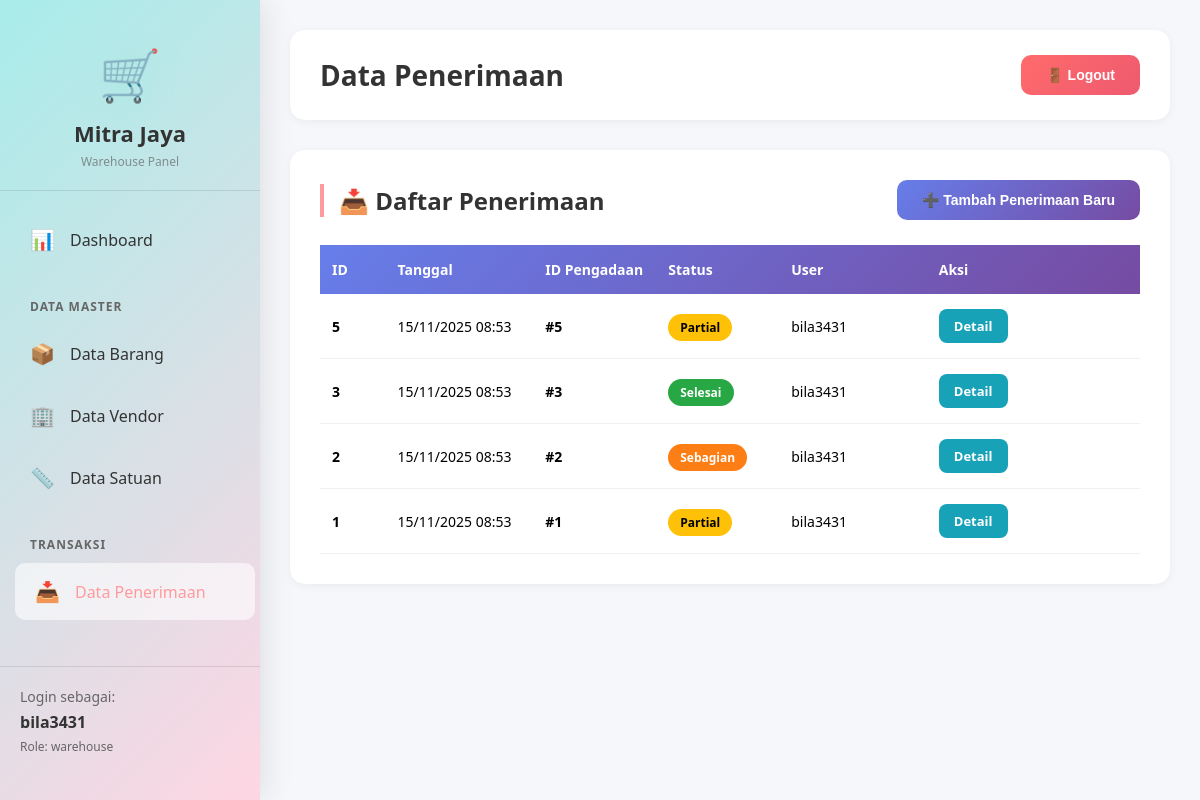
The app's page /penerimaan/indexpenerimaan.php (signed in) with its own data.
### tables this page shows
CREATE TABLE `penerimaan` (
  `idpenerimaan` bigint(20) NOT NULL AUTO_INCREMENT,
  `created_at` timestamp NOT NULL DEFAULT current_timestamp(),
  `status` char(1) DEFAULT NULL,
  `idpengadaan` bigint(20) DEFAULT NULL,
  `iduser` int(11) DEFAULT NULL,
  `subtotal_nilai` int(11) DEFAULT 0,
  PRIMARY KEY (`idpenerimaan`),
  KEY `idpengadaan` (`idpengadaan`),
  KEY `iduser` (`iduser`),
  CONSTRAINT `penerimaan_ibfk_1` FOREIGN KEY (`idpengadaan`) REFERENCES `pengadaan` (`idpengadaan`),
  CONSTRAINT `penerimaan_ibfk_2` FOREIGN KEY (`iduser`) REFERENCES `user` (`iduser`)
);

CREATE TABLE `user` (
  `iduser` int(11) NOT NULL AUTO_INCREMENT,
  `username` varchar(45) NOT NULL,
  `password` varchar(100) NOT NULL,
  `idrole` int(11) DEFAULT NULL,
  PRIMARY KEY (`iduser`),
  KEY `idrole` (`idrole`),
  CONSTRAINT `user_ibfk_1` FOREIGN KEY (`idrole`) REFERENCES `role` (`idrole`)
);

### penerimaan/indexpenerimaan.php (the view, shortened to what this page needs)
<?php
$is_super_admin = ($_SESSION['role_id'] == 2);
$host = 'localhost';
$dbname = 'db_mitrajayasupermarket';
$db_username = 'root';
$db_password = '';
$penerimaans = [];
try {
    $conn = new PDO("mysql:host=$host;dbname=$dbname", $db_username, $db_password);
    $conn->setAttribute(PDO::ATTR_ERRMODE, PDO::ERRMODE_EXCEPTION);
    $sql = "SELECT
                pn.idpenerimaan,
                pn.created_at,
                pn.status,
                pn.idpengadaan,
                u.username
            FROM penerimaan pn
            LEFT JOIN user u ON pn.iduser = u.iduser
            ORDER BY pn.idpenerimaan DESC";
    $stmt = $conn->query($sql);
    $penerimaans = $stmt->fetchAll(PDO::FETCH_ASSOC);
} catch(PDOException $e) {
    $error = "Error: " . $e->getMessage();
}
function getStatusPenerimaanBadge($status) {
    switch($status) {
        case 'P':
            return '<span style="background: #ffc107; color: #000; padding: 5px 12px; border-radius: 20px; font-size: 12px; font-weight: 600;">Partial</span>';
        case 'S':
            return '<span style="background: #fd7e14; color: #fff; padding: 5px 12px; border-radius: 20px; font-size: 12px; font-weight: 600;">Sebagian</span>';
        case 'C':
            return '<span style="background: #28a745; color: #fff; padding: 5px 12px; border-radius: 20px; font-size: 12px; font-weight: 600;">Selesai</span>';
    }
}
$sidebar_content = '
<div class="logo">
    <div class="logo-icon">🛒</div>
    <h2>Mitra Jaya</h2>
    <p>' . ($is_super_admin ? 'Super Admin Panel' : 'Warehouse Panel') . '</p>
</div>
<ul class="menu">
    <li>
        <a href="../dashboard/dashboard' . ($is_super_admin ? 'superadmin' : 'warehouse') . '.php">
            <span class="menu-icon">📊</span> Dashboard
        </a>
    </li>
    ' . ($is_super_admin ? '<li><a href="../kartu_stok/indexkartustok.php"><span class="menu-icon">📋</span> Kartu Stok</a></li>' : '') . '
    <div class="menu-section">Data Master</div>
    <li><a href="../barang/indexbarang.php"><span class="menu-icon">📦</span> Data Barang</a></li>
    <li><a href="../vendor/indexvendor.php"><span class="menu-icon">🏢</span> Data Vendor</a></li>
    <li><a href="../satuan/indexsatuan.php"><span class="menu-icon">📏</span> Data Satuan</a></li>
    ' . ($is_super_admin ? '<li><a href="../margin/indexmargin.php"><span class="menu-icon">💹</span> Margin Penjualan</a></li>' : '') . '
    ' . ($is_super_admin ? '<li><a href="../role/indexrole.php"><span class="menu-icon">🎭</span> Data Role</a></li>' : '') . '
    ' . ($is_super_admin ? '<li><a href="../user/indexuser.php"><span class="menu-icon">👥</span> Data User</a></li>' : '') . '
    <div class="menu-section">Transaksi</div>
    ' . ($is_super_admin ? '<li><a href="../penjualan/indexpenjualan.php"><span class="menu-icon">💰</span> Data Penjualan</a></li>' : '') . '
    <li><a href="indexpenerimaan.php" class="active"><span class="menu-icon">📥</span> Data Penerimaan</a></li>
    ' . ($is_super_admin ? '<li><a href="../pengadaan/indexpengadaan.php"><span class="menu-icon">🛍️</span> Data Pengadaan</a></li>' : '') . '
    ' . ($is_super_admin ? '<li><a href="../retur/indexretur.php"><span class="menu-icon">↩️</span> Data Retur</a></li>' : '') . '
</ul>
<div class="user-info">
    <p>Login sebagai:</p>
    <strong>' . $_SESSION['username'] . '</strong>
    <p style="margin-top: 5px; font-size: 12px;">Role: ' . $_SESSION['role_name'] . '</p>
</div>';
?>
<!DOCTYPE html>
<html lang="id">
<head>
</head>
<body>
    <div class="sidebar"><?php echo $sidebar_content; ?></div>
    <div class="main-content">
        <div class="header">
            <h1>Data Penerimaan</h1>
            <button class="btn btn-logout" onclick="window.location.href='../login/logout.php'">🚪 Logout</button>
        </div>
        <div class="content-card">
            <div class="toolbar">
                <h2 class="page-title">📥 Daftar Penerimaan</h2>
                <button class="btn btn-add" onclick="window.location.href='createpenerimaan.php'">➕ Tambah Penerimaan Baru</button>
            </div>
            <?php if (count($penerimaans) > 0): ?>
                <table class="data-table">
                    <thead>
                        <tr>
                            <th width="8%">ID</th>
                            <th width="18%">Tanggal</th>
                            <th width="15%">ID Pengadaan</th>
                            <th width="15%">Status</th>
                            <th width="18%">User</th>
                            <th width="26%">Aksi</th>
                        </tr>
                    </thead>
                    <tbody>
                        <?php foreach ($penerimaans as $row): ?>
                        <tr>
                            <td><strong><?php echo $row['idpenerimaan']; ?></strong></td>
                            <td><?php echo date('d/m/Y H:i', strtotime($row['created_at'])); ?></td>
                            <td><strong>#<?php echo $row['idpengadaan']; ?></strong></td>
                            <td><?php echo getStatusPenerimaanBadge($row['status']); ?></td>
                            <td><?php echo htmlspecialchars($row['username']); ?></td>
                            <td>
                                <div class="action-buttons">
                                    <a href="detailpenerimaan.php?id=<?php echo $row['idpenerimaan']; ?>" class="btn-action btn-detail">Detail</a>
                                </div>
                            </td>
                        </tr>
                        <?php endforeach; ?>
                    </tbody>
                </table>
            <?php endif; ?>
        </div>
    </div>
</body>
</html>

### penerimaan/indexpenerimaan.php (style rules this page uses)
* { margin: 0; padding: 0; box-sizing: border-box; }
body { font-family: 'Segoe UI', Tahoma, Geneva, Verdana, sans-serif; background: #f5f7fa; display: flex; }
.sidebar { width: 260px; background: linear-gradient(135deg, #a8edea 0%, #fed6e3 100%); min-height: 100vh; height: 100vh; color: #333; padding: 20px 0; position: fixed; left: 0; top: 0; box-shadow: 4px 0 30px rgba(0, 0, 0, 0.1); overflow-y: auto; display: flex; flex-direction: column; }
.logo { text-align: center; padding: 20px; border-bottom: 1px solid rgba(0,0,0,0.1); margin-bottom: 20px; }
.logo-icon { font-size: 50px; margin-bottom: 10px; filter: drop-shadow(0 5px 15px rgba(116, 235, 213, 0.3)); }
.logo h2 { font-size: 22px; margin-bottom: 5px; color: #333; }
.logo p { font-size: 12px; opacity: 0.7; color: #666; }
.menu { list-style: none; padding: 0 10px; }
.menu li { margin-bottom: 5px; }
.menu a { display: flex; align-items: center; padding: 15px 20px; color: #333; text-decoration: none; border-radius: 10px; transition: all 0.3s ease; font-weight: 500; }
.menu a:hover, .menu a.active { background: rgba(255,255,255,0.6); color: #ff9a9e; transform: translateX(5px); }
.menu-icon { margin-right: 15px; font-size: 20px; }
.menu-section { padding: 15px 20px 10px 20px; font-size: 12px; font-weight: 700; text-transform: uppercase; color: #666; letter-spacing: 1px; margin-top: 15px; }
.user-info { padding: 20px; border-top: 1px solid rgba(0,0,0,0.1); margin-top: auto; }
.user-info p { font-size: 14px; margin-bottom: 5px; color: #666; }
.user-info strong { font-size: 16px; color: #333; }
.main-content { margin-left: 260px; flex: 1; padding: 30px; }
.header { background: white; padding: 25px 30px; border-radius: 15px; box-shadow: 0 2px 10px rgba(0,0,0,0.05); margin-bottom: 30px; display: flex; justify-content: space-between; align-items: center; }
.header h1 { color: #333; font-size: 28px; }
.btn { border: none; padding: 12px 25px; border-radius: 10px; cursor: pointer; font-size: 14px; font-weight: 600; transition: all 0.3s ease; text-decoration: none; display: inline-flex; align-items: center; gap: 8px; }
.btn-logout { background: linear-gradient(135deg, #ff6b6b, #ee5a6f); color: white; }
.content-card { background: white; padding: 30px; border-radius: 15px; box-shadow: 0 2px 10px rgba(0,0,0,0.05); }
.page-title { font-size: 24px; color: #333; margin: 0; padding-left: 15px; border-left: 4px solid #ff9a9e; }
.toolbar { display: flex; justify-content: space-between; align-items: center; margin-bottom: 25px; }
.btn-add { background: linear-gradient(135deg, #667eea 0%, #764ba2 100%); color: white; }
.data-table { width: 100%; border-collapse: collapse; margin-top: 20px; }
.data-table thead { background: linear-gradient(135deg, #667eea 0%, #764ba2 100%); color: white; }
.data-table th { padding: 15px 12px; text-align: left; font-weight: 600; font-size: 14px; }
.data-table td { padding: 15px 12px; border-bottom: 1px solid #f0f0f0; font-size: 14px; }
.btn-action { padding: 8px 15px; border: none; border-radius: 8px; cursor: pointer; font-size: 13px; font-weight: 600; text-decoration: none; display: inline-flex; align-items: center; gap: 5px; transition: all 0.3s ease; }
.btn-detail { background: #17a2b8; color: white; }
.action-buttons { display: flex; gap: 8px; flex-wrap: wrap; }

### records on screen
penerimaan: idpenerimaan "5", created_at "15/11/2025 08:53", idpengadaan "5", status "Partial", iduser.username "bila3431"
penerimaan: idpenerimaan "3", created_at "15/11/2025 08:53", idpengadaan "3", status "Selesai", iduser.username "bila3431"
penerimaan: idpenerimaan "2", created_at "15/11/2025 08:53", idpengadaan "2", status "Sebagian", iduser.username "bila3431"
penerimaan: idpenerimaan "1", created_at "15/11/2025 08:53", idpengadaan "1", status "Partial", iduser.username "bila3431"

### other values on screen
$_SESSION['username'] "bila3431"
$_SESSION['role_name'] "warehouse"
